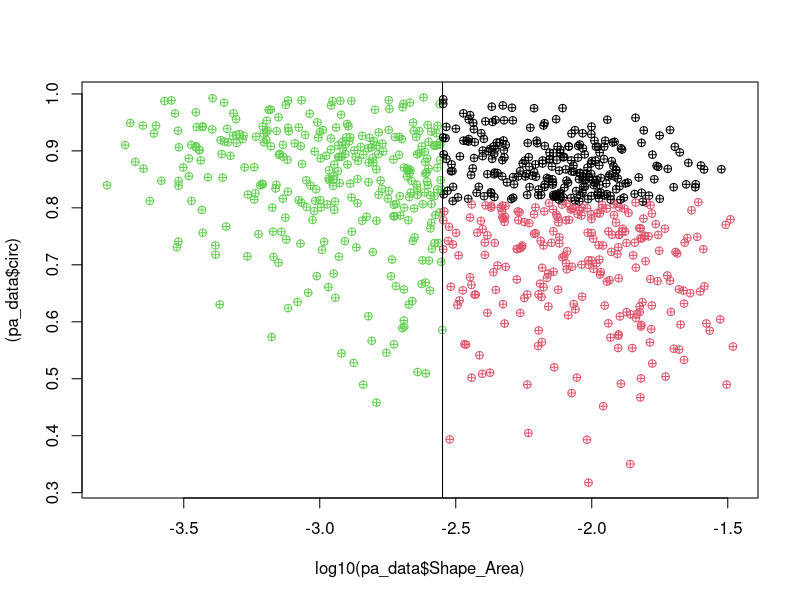
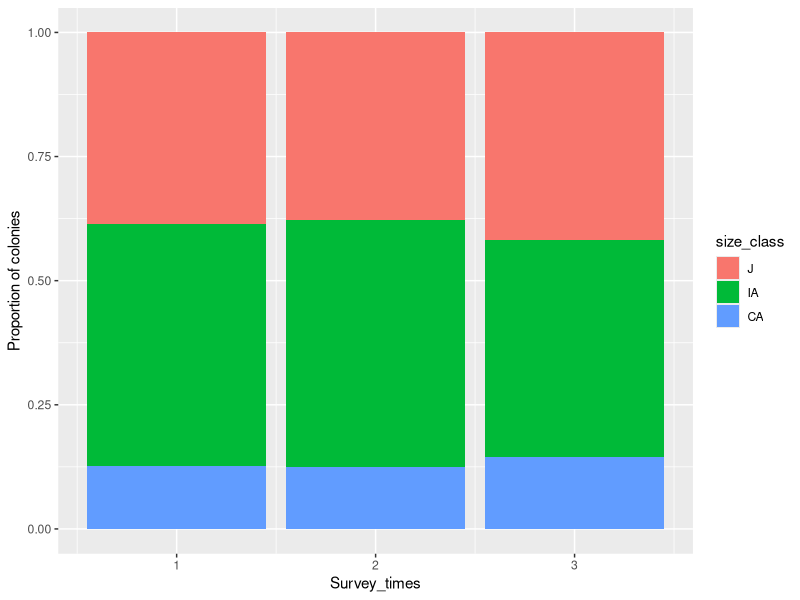
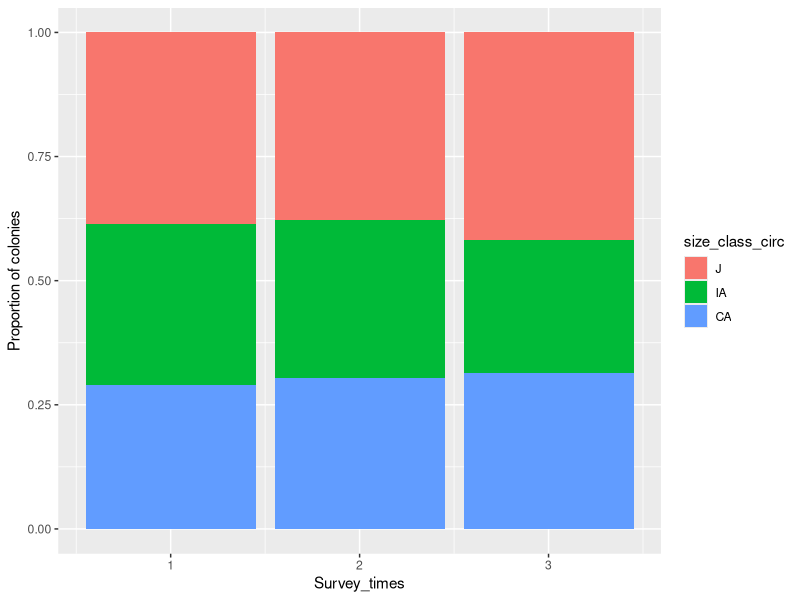
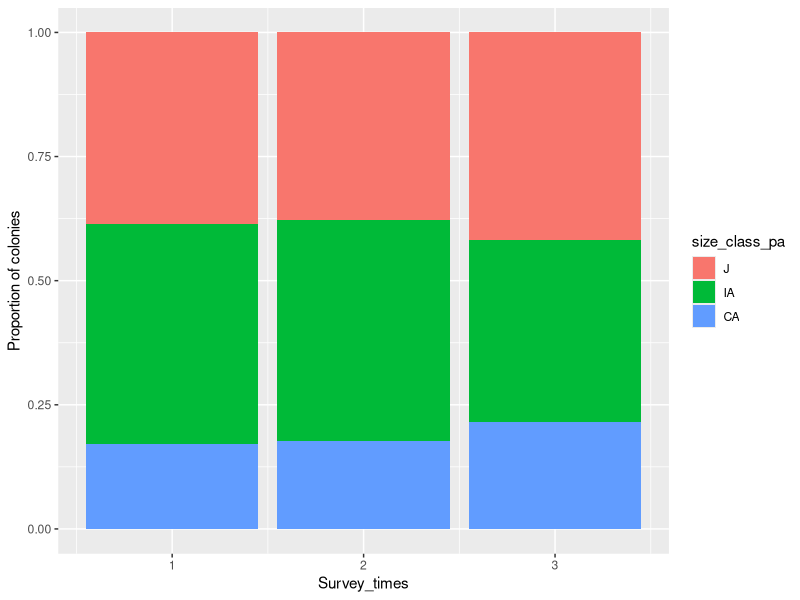
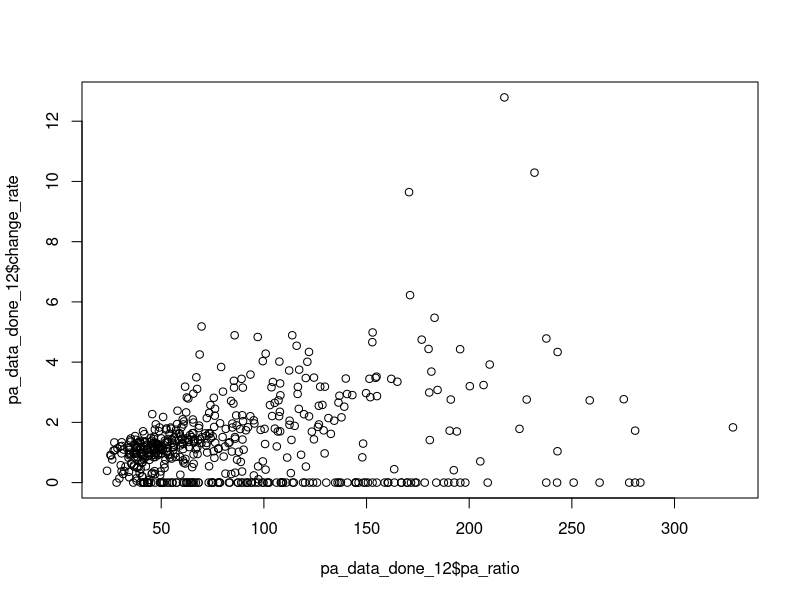
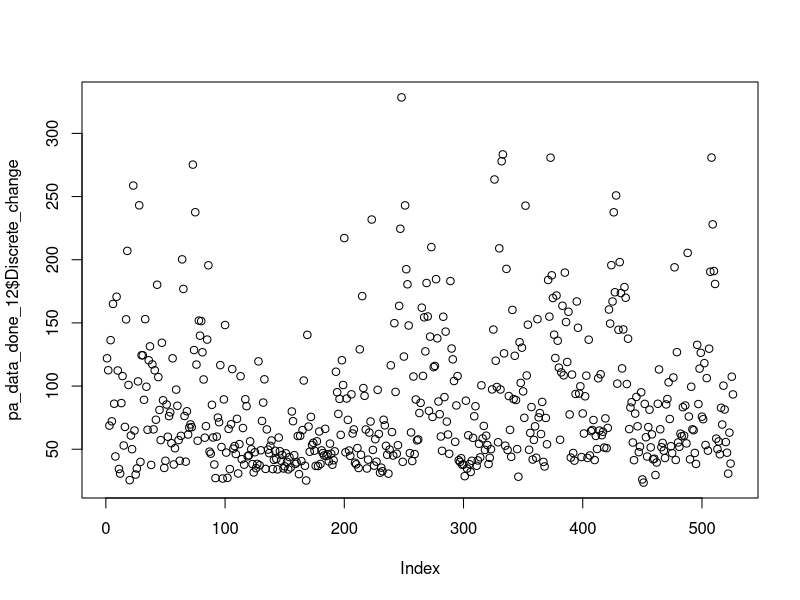
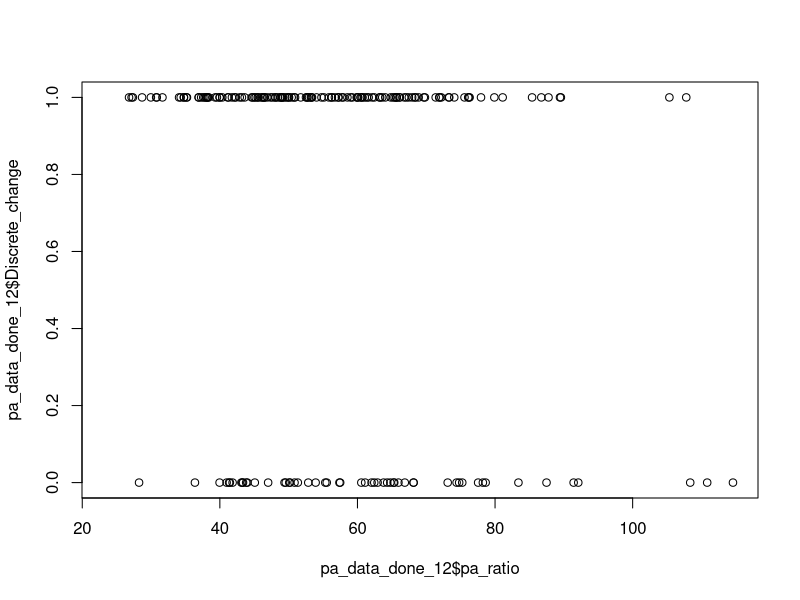
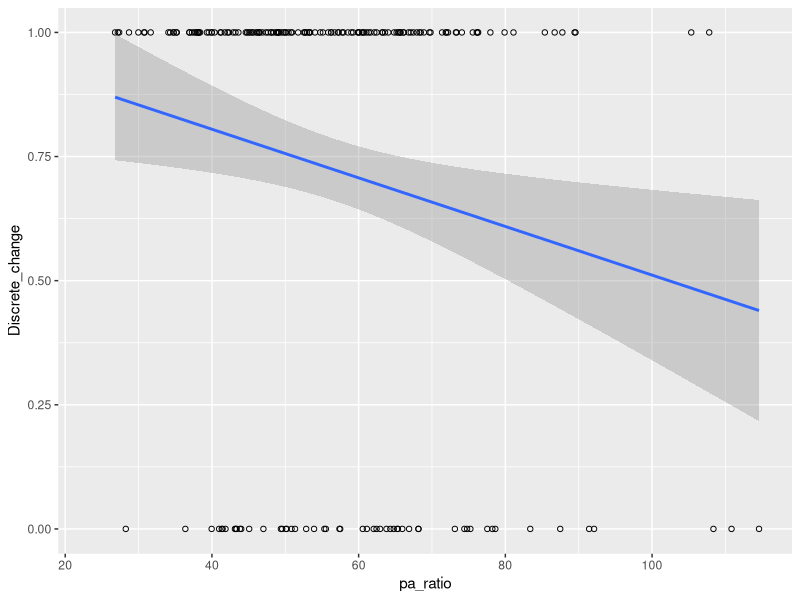

The R source for these figures, in order: (Note: this script raises an error after producing the figures.)
## ---- chunk 1
knitr::opts_chunk$set(echo = TRUE)
## ---- chunk 2
####LIBRARIES####
library(tidyverse)
library(readr)
## ---- chunk 3
####DATA####
pa_data <- read_csv("OL_PA_all.csv")

####CLASS CHECK####
pa_data$Shape_Length <- as.numeric(pa_data$Shape_Length)
pa_data$Shape_Area <- as.numeric(pa_data$Shape_Area)
pa_data$Survey_times <- as.numeric(pa_data$Survey_times)
pa_data$Plot_ID <- as.factor(pa_data$Plot_ID)
#pa_data$Source <- as.factor(pa_data$Source)
pa_data$Fate <- as.factor(pa_data$Fate)
pa_data$Recruit[is.na(pa_data$Recruit)] <- "N" #fill the data with NO recruit
pa_data$Recruit <- as.factor(pa_data$Recruit)
summary(pa_data)
#head(pa_data)

####Classify juvenile and adult####
pa_data$size_class[pa_data$Shape_Area<=0.002827433 ] <- 'J' #size smaller than 6 cm is juvenile
pa_data$size_class[pa_data$Shape_Area > 0.002827433] <- 'A'
pa_data$size_class <- as.factor(pa_data$size_class)

####Calculate pa_ratio####
pa_data$pa_ratio <- pa_data$Shape_Length / pa_data$Shape_Area
####Classify irregular and compact adult####
levels(pa_data$size_class) <- c(levels(pa_data$size_class), "IA", "CA")
pa_data$size_class[pa_data$pa_ratio<40 & pa_data$size_class=='A'] <- 'CA'
pa_data$size_class[pa_data$pa_ratio>=40 & pa_data$size_class=='A'] <- 'IA'

####Classify medium and large adult####
pa_data$pure_size[pa_data$Shape_Area<=0.002827433 ] <- 'S' #size smaller than 6 cm is juvenile
pa_data$pure_size[pa_data$Shape_Area>0.002827433 & pa_data$Shape_Area<= 0.06*0.06*pi] <- 'M'
pa_data$pure_size[pa_data$Shape_Area> 0.06*0.06*pi] <- 'L'
pa_data$pure_size <- as.factor(pa_data$pure_size)
pa_data$pure_size <- factor(pa_data$pure_size, levels = c("S","M","L"))

summary(pa_data)

## ---- chunk 4
# find the half total area of adult
half_adult_sum <- sum(pa_data$Shape_Area[pa_data$size_class != "J"]) / 2
adult_area <- 0
cutoff_pa_ratio <- NA
for (i in 1:length(sort(unique(pa_data$pa_ratio)))){
  if(adult_area < half_adult_sum){
    adult_area <- adult_area + pa_data$Shape_Area[pa_data$pa_ratio == sort(unique(pa_data$pa_ratio))[i]]
  }else{
    cutoff_pa_ratio <- sort(unique(pa_data$pa_ratio))[i-1] #make CA slightly smaller
    break
  }
}

cutoff_pa_ratio

quantile(pa_data$pa_ratio[pa_data$size_class != "J"])


##Define PA ratio cutoff by Median P/A ratio
#cutoff_pa <- median(pa_data$pa_ratio[pa_data$size_class != "J"])


# Classify PA ratio by cutoff value

pa_data$size_class_pa <- NA
pa_data$size_class_pa[pa_data$Shape_Area <= 0.002827433] <- "J"
pa_data$size_class_pa[pa_data$Shape_Area > 0.002827433 & pa_data$pa_ratio >= cutoff_pa_ratio] <- "IA"
pa_data$size_class_pa[pa_data$Shape_Area > 0.002827433 & pa_data$pa_ratio < cutoff_pa_ratio] <- "CA"
pa_data$size_class_pa <- as.factor(pa_data$size_class_pa)
pa_data$size_class_pa <- factor(pa_data$size_class_pa, levels = c("J","IA","CA"))





##Circularity

pa_data$Circle_Length <- sqrt(pa_data$Shape_Area / pi) * 2 * pi
pa_data$circ <- pa_data$Circle_Length / pa_data$Shape_Length

pa_data$size_class_circ <- NA
pa_data$size_class_circ[pa_data$Shape_Area <= 0.002827433] <- "J"

cutoff <- median(pa_data$circ[pa_data$size_class != "J"])
pa_data$size_class_circ[pa_data$Shape_Area > 0.002827433 & pa_data$circ >= cutoff] <- "CA"
pa_data$size_class_circ[pa_data$Shape_Area > 0.002827433 & pa_data$circ < cutoff] <- "IA"

####Plot pa_ratio with size base on morphological stages####
#data_p1 = filter(pa_data, Survey_times == 3)

plot(log10(pa_data$Shape_Area), (pa_data$circ),
     pch = 10,
     col = factor(pa_data$size_class_circ))
abline(v=log10(pi*0.03^2))#check the standard of adult
abline(h=log10(40)) #check the standard of compact adult

# Calculate number of J, IA, CA 
count_J <- sum(grepl("J", pa_data$size_class))
count_IA <- sum(grepl("IA", pa_data$size_class))
count_CA <- sum(grepl("CA", pa_data$size_class))
pa_data$size_class <- factor(pa_data$size_class, levels = c("J","IA","CA"))

# Calculate number of J, IA, CA 
count_J_c <- sum(grepl("J", pa_data$size_class_circ))
count_IA_c <- sum(grepl("IA", pa_data$size_class_circ))
count_CA_c <- sum(grepl("CA", pa_data$size_class_circ))

pa_data$size_class_circ <- as.factor(pa_data$size_class_circ)
pa_data$size_class_circ <- factor(pa_data$size_class_circ, levels = c("J","IA","CA"))

##check total area
sum(pa_data$Shape_Area[pa_data$size_class_pa=="IA"])
sum(pa_data$Shape_Area[pa_data$size_class_pa=="CA"])

#GLM logestic regression , binomial, Fate 0 1
## ---- chunk 5
p1 = ggplot(data = pa_data, aes(x = Survey_times, fill = size_class,na.rm = TRUE)) + 
  geom_bar(position = "fill") +
  xlab("Survey_times") + 
  ylab("Proportion of colonies") 
p1

p1_c = ggplot(data = pa_data, aes(x = Survey_times, fill = size_class_circ,na.rm = TRUE)) + 
  geom_bar(position = "fill") +
  xlab("Survey_times") + 
  ylab("Proportion of colonies") 
p1_c

p1_pa = ggplot(data = pa_data, aes(x = Survey_times, fill = size_class_pa,na.rm = TRUE)) + 
  geom_bar(position = "fill") +
  xlab("Survey_times") + 
  ylab("Proportion of colonies") 
p1_pa

## ---- chunk 6
####Add Fate (G,S) and their sa_change####
pa_data_GS <- data.frame()
# Subset the data.frame to only include observations from the two dates of interest
for (plot_id in c("M1", "M2", "TY3")) { # loop in sites
  #print(plot_id)
  for (t in 1:2) { # loop in survey times
    #print(paste0("t=",t))
    pa_data_subset <- pa_data[pa_data$Plot_ID == plot_id,]
    pa_data_subset <- pa_data_subset[pa_data_subset$Survey_times == t | pa_data_subset$Survey_times == t+1, ]
    pa_data_subset <- pa_data_subset[!(pa_data_subset$Fate %in% c("D","Fu","Fi") & pa_data_subset$Survey_times == t), ]
    pa_data_subset <- pa_data_subset[!(pa_data_subset$Recruit == "Y"& pa_data_subset$Survey_times == t+1),] #don't calculate new colonies
    pa_data_subset <- pa_data_subset[!(!is.na(pa_data_subset$Source) & pa_data_subset$Survey_times == t+1),]
    
    # Create a new data.frame to store the area change for each coral colony
    area_change_df <- data.frame(ID = unique(pa_data_subset$ID), sa_change = NA)
    
    # Loop through each ID and calculate the area change between the two dates
    for (i in 1:length(unique(pa_data_subset$ID))) {
      #print(paste0("i=",i))
      current_id <- unique(pa_data_subset$ID)[i]
      current_area <- pa_data_subset[pa_data_subset$ID == current_id & pa_data_subset$Survey_times == t, "Shape_Area"]
      future_area <- pa_data_subset[pa_data_subset$ID == current_id & pa_data_subset$Survey_times == t+1, "Shape_Area"]
      # Check if current_area and future_area are not NA
      if (nrow(current_area) > 0 & nrow(future_area) > 0) {
        area_change <- future_area - current_area
        area_change_df[i, "sa_change"] <- area_change
      }
    }
    pa_data_subset <- pa_data_subset[pa_data_subset$Survey_times == t,] #only left t to merge
    # Merge the area change data.frame back into the original data.frame using the ID variable
    pa_data_subset$sa_change <- area_change_df$sa_change[match(pa_data_subset$ID, area_change_df$ID)]
    pa_data_GS <- rbind(pa_data_GS, pa_data_subset)
    }
}

#Calculate for growth and shrink
pa_data_GS$Fate <- ifelse(pa_data_GS$sa_change >= 0, "G", "S")
## ---- chunk 7
###Add sa_change of D ####
pa_data_D <- data.frame()

# Calculate sa_change
for (plot_id in c("M1", "M2", "TY3")) {
  for (t in 1:2) {
    # Subset the data.frame to only include D and N colonies
    pa_data_subset <- pa_data[pa_data$Plot_ID == plot_id,]
    pa_data_subset <- pa_data_subset[pa_data_subset$Survey_times == t, ]
    pa_data_subset <- pa_data_subset[pa_data_subset$Fate == "D", ]
    pa_data_subset <- pa_data_subset[complete.cases(pa_data_subset$ID), ] # clean NA rows
    
    # Create a new data.frame to store the area change for each coral colony
    area_change_df <- data.frame(ID = unique(pa_data_subset$ID), sa_change = NA)

    # Loop through each ID and calculate the area change between the two dates
    for (i in 1:length(unique(pa_data_subset$ID))) {
      #print(paste0("i=",i))
      current_id <- unique(pa_data_subset$ID)[i]
      # Calculate D 
        area_change <- 0 - pa_data_subset$Shape_Area[i] # calculate Dead sa_change
        area_change_df[i, "sa_change"] <- area_change
    }
    pa_data_subset$sa_change <- area_change_df$sa_change[match(pa_data_subset$ID, area_change_df$ID)]
    pa_data_D <- rbind(pa_data_D, pa_data_subset) #Bind subset into DN dataframe
}
}

## ---- chunk 8
###Add sa_change of Fi####
pa_data_Fi <- data.frame()

for (plot_id in c("M1", "M2", "TY3")) {
  for (t in 1:2) {
# Subset the data.frame to only include Fi colonies
    pa_data_subset <- pa_data[pa_data$Plot_ID == plot_id,]
    pa_data_subset <- pa_data_subset[pa_data_subset$Survey_times == t | pa_data_subset$Survey_times == t+1, ]
    pa_data_subset <- pa_data_subset[(pa_data_subset$Fate == "Fi" & pa_data_subset$Survey_times == t) | (!is.na(pa_data_subset$Source) & pa_data_subset$Survey_times == t+1), ]
    pa_data_subset <- pa_data_subset[complete.cases(pa_data_subset$ID), ] # clean NA rows

    pa_data_subset_1 <- pa_data_subset[pa_data_subset$Survey_times == t,] # time one data
    pa_data_subset_2 <- pa_data_subset[pa_data_subset$Survey_times == t+1,] # time two data
    
    if (nrow(pa_data_subset_1) != 0){  # check there are fi colonies or not
    # Get the ID of fission colonies
      area_change_df <- data.frame(ID = unique(pa_data_subset_1$ID), sa_change = NA)
    # Loop through Fi colonies dataframe
    for (j in 1:length(unique(pa_data_subset_1$ID))) {
      current_id_1 <- unique(pa_data_subset_1$ID)[j]
    # Loop through each ID and calculate total Fi from t+1
    Fi_total <- 0
      for (i in 1:length(unique(pa_data_subset_2$ID))) {
      #print(paste0("i=",i))
      current_id <- unique(pa_data_subset_2$ID)[i]
      # Calculate Fi
      if (pa_data_subset_2$Source[i] == current_id_1) {
      Fi_total <- Fi_total + pa_data_subset_2$Shape_Area[i] # calculate total Fi area from single colony
      }
    }
      area_change <- Fi_total - pa_data_subset_1$Shape_Area[j]
      area_change_df[j, "sa_change"] <- area_change
    }
    pa_data_subset_1$sa_change <- area_change_df$sa_change[match(pa_data_subset_1$ID, area_change_df$ID)]
    pa_data_Fi <- rbind(pa_data_Fi, pa_data_subset_1) #Bind subset into Fi dataframe
    }
  }
  }
    
## ---- chunk 9
###Add sa_change of Fu####
pa_data_Fu <- data.frame()

for (plot_id in c("M1", "M2", "TY3")) {
  for (t in 1:2) {
# Subset the data.frame to only include Fu colonies
    pa_data_subset <- pa_data[pa_data$Plot_ID == plot_id,]
    pa_data_subset <- pa_data_subset[pa_data_subset$Survey_times == t | pa_data_subset$Survey_times == t+1, ]
    pa_data_subset <- pa_data_subset[(pa_data_subset$Fate == "Fu" & pa_data_subset$Survey_times == t) | (!is.na(pa_data_subset$Source) & pa_data_subset$Survey_times == t+1), ]
    pa_data_subset <- pa_data_subset[complete.cases(pa_data_subset$ID), ] # clean NA rows

    pa_data_subset_1 <- pa_data_subset[pa_data_subset$Survey_times == t,] # time one data
    pa_data_subset_1$ID <- as.numeric(pa_data_subset_1$ID)
    pa_data_subset_2 <- pa_data_subset[pa_data_subset$Survey_times == t+1,] # time two data
    pa_data_subset_2$Source <- as.character(pa_data_subset_2$Source)
    pa_data_subset_2 <- pa_data_subset_2[grepl("\\+", pa_data_subset_2$Source) == TRUE,] # remove Fi
    
    ##Calculate total source area from subset2 first##
    if (nrow(pa_data_subset_2) != 0){  # check there are fu colonies or not
    # Get the ID of Fusion colonies
      Source_total <- data.frame(ID = unique(pa_data_subset_2$ID), Source_total = NA)
    # Loop through Time2 colonies dataframe
    for (j in 1:length(unique(pa_data_subset_2$ID))) {
    # break source into separate IDs
      Fu_list <- strsplit(as.character(pa_data_subset_2$Source)[j], "\\+")[[1]] # separate numbers
      Fu_list <- as.numeric(Fu_list)
   # Loop through each ID and calculate total Fi from t+1
    Fu_total <- 0
      for (i in 1:length(unique(pa_data_subset_1$ID))) {
      #print(paste0("i=",i))
        if ((pa_data_subset_1$ID)[i] %in% Fu_list){ #check the Fu ID match or not
          Fu_total <- Fu_total + pa_data_subset_1$Shape_Area[i] # calculate total Fu area 
        } 
    }
      Source_total[j, "Source_total"] <- Fu_total
    }
      pa_data_subset_2$Source_total <- Source_total$Source_total[match(pa_data_subset_2$ID, Source_total$ID)]
    }
    
    ##Calculate sa_change in subset1##
    if (nrow(pa_data_subset_1) != 0){  # check there are fi colonies or not
    # Get the ID of fission colonies
      area_change_df <- data.frame(ID = unique(pa_data_subset_1$ID), sa_change = NA)
    # Loop through Fu colonies dataframe
    for (j in 1:length(unique(pa_data_subset_1$ID))) {
      current_id <- unique(pa_data_subset_1$ID)[j]
    # Loop through each ID in T2 data and find total Fu area
      for (i in 1:length(unique(pa_data_subset_2$ID))) {
      #print(paste0("i=",i))
      # break source into separate IDs
      Fu_list <- strsplit(as.character(pa_data_subset_2$Source)[i], "\\+")[[1]] # separate numbers
      Fu_list <- as.numeric(Fu_list)
      # Calculate Fu area change
      if (current_id %in% Fu_list) {
        proportion <- (pa_data_subset_1$Shape_Area[j] / pa_data_subset_2$Source_total[i])
        area_change <- pa_data_subset_2$Shape_Area[i]*proportion - pa_data_subset_1$Shape_Area[j]
      }
    }
      area_change_df[j, "sa_change"] <- area_change
    }
    pa_data_subset_1$sa_change <- area_change_df$sa_change[match(pa_data_subset_1$ID, area_change_df$ID)]
    pa_data_Fu <- rbind(pa_data_Fu, pa_data_subset_1) #Bind subset into Fu dataframe
    }
  }
}

####Combine all of cleaned data####
pa_data_done <- rbind(pa_data_GS,pa_data_D,pa_data_Fi,pa_data_Fu)
#pa_data_12 <- filter(pa_data, Survey_times == 1 | Survey_times == 2)


#### Calculate changing rate
pa_data_done$change_rate <- (pa_data_done$Shape_Area+pa_data_done$sa_change) / pa_data_done$Shape_Area

# # Calculate adjusted changing rate
# pa_data_done$change_rate_ad <- (pa_data_done$Shape_Area+pa_data_done$sa_change_ad) / pa_data_done$Shape_Area

# Bind time 3 data
pa_data_done <- bind_rows(list(pa_data_done,pa_data[pa_data$Survey_times == 3,]))

## ---- chunk 10
####Plot pa_ratio and changing rate D=0 G>1####


#Filter date 
pa_data_done_12 = filter(pa_data_done, Survey_times == 1 | Survey_times == 2)

# plot pa_ratio and change rate in continuous
plot(pa_data_done_12$pa_ratio, pa_data_done_12$change_rate)


# plot pa_ratio and change rate in discrete (G=1, D=0)
pa_data_done$Discrete_change <- ifelse(pa_data_done$Fate == "D", 0, ifelse(pa_data_done$Fate == "G", 1, NA))
plot(pa_data_done_12$pa_ratio,pa_data_done_12$Discrete_change)
pa_data_done_12 = filter(pa_data_done, (Survey_times == 1 | Survey_times == 2) & size_class != "J") # remove Juvenile which have both high D and G
plot(pa_data_done_12$pa_ratio,pa_data_done_12$Discrete_change)

###plot a fit curve: pa_ratio vs change
# remove juvenile due to its both high G and D
pa_data_done_12 = filter(pa_data_done_12, size_class != "J")
p <- ggplot(data = pa_data_done_12, aes(pa_ratio,Discrete_change))+
  geom_point(shape=21)+
  geom_smooth(method="lm")
p



mod <- glm(Discrete_change ~ pa_ratio, family=binomial, data=pa_data_done_12)
summary(mod)

# Add a fit curve
fit <- lm(Discrete_change ~ poly(pa_ratio,1,raw=TRUE), data = pa_data_done_12)
cf <- coef(fit)
slope <- cf[2]
x_axis <- pa_data_done_12$pa_ratio
#plot(pa_data_done_12$pa_ratio, pa_data_done_12$Discrete_change)
#lines(x_axis, predict(fit, newdata = data.frame(pa_ratio = x_axis)))

## ---- chunk 11
###plot a fit curve: size vs change
pa_data_done_12 = filter(pa_data_done_12, size_class != "J")
p <- ggplot(data = pa_data_done_12, aes(Shape_Area,Discrete_change))+
  geom_point(shape=21)+
  geom_smooth(method="lm")
p

## ---- chunk 12
p2 = ggplot(filter(pa_data_done, Survey_times == 1 | Survey_times == 2), aes(x = size_class, fill = Fate,na.rm = TRUE)) + 
  geom_bar(position = "fill") +
  xlab("size_class") + 
  ylab("Proportion of Fates")+
  geom_text(
    aes(label=signif(..count.. / tapply(..count.., ..x.., sum)[as.character(..x..)], digits=3)),
    stat="count",
    position=position_fill(vjust=0.5))
p2

p2_c = ggplot(filter(pa_data_done, Survey_times == 1 | Survey_times == 2), aes(x = size_class_circ, fill = Fate,na.rm = TRUE)) + 
  geom_bar(position = "fill") +
  xlab("size_class_circ") + 
  ylab("Proportion of Fates")+
  geom_text(
    aes(label=signif(..count.. / tapply(..count.., ..x.., sum)[as.character(..x..)], digits=3)),
    stat="count",
    position=position_fill(vjust=0.5))
p2_c

p2_pa = ggplot(filter(pa_data_done, Survey_times == 1 | Survey_times == 2), aes(x = size_class_pa, fill = Fate,na.rm = TRUE)) + 
  geom_bar(position = "fill") +
  xlab("size_class_pa") + 
  ylab("Proportion of Fates")+
  geom_text(
    aes(label=signif(..count.. / tapply(..count.., ..x.., sum)[as.character(..x..)], digits=3)),
    stat="count",
    position=position_fill(vjust=0.5))
p2_pa

## ---- chunk 13
### Calculate dynamics between three stages ###

dynamics_df <- data.frame()

## Find out how many J become IA and CA
for (plot_id in c("M1", "M2", "TY3")) {
  for (t in 1:2) {
#Filter date 
pa_data_subset <- pa_data_done[pa_data_done$Plot_ID == plot_id,]
pa_data_done_1 <- filter(pa_data_subset, Survey_times == t)
pa_data_done_2 <- filter(pa_data_subset, Survey_times == t+1)

# create a dataframe store morphological dynamic (ex. J Fu to CA = JFuCA)
morpho_dynamic <- data.frame(ID = unique(pa_data_done_1$ID),dynamic = NA, stage = NA, change_ratio = NA)

for (j in 1:length(unique(pa_data_done_1$ID))) {
      current_id <- unique(pa_data_done_1$ID)[j]
    # Loop through each ID in T2 data and find corresponding size class 
      for (i in 1:length(unique(pa_data_done_2$ID))) {
          # Combine the size class in different times and the caused fate
          if (pa_data_done_1$Fate[j] == "S" | pa_data_done_1$Fate[j] == "G"){
            if (current_id == pa_data_done_2$ID[i]){ # check the ID is match
              morpho_dynamic$stage[j] <- as.character(pa_data_done_1$size_class_pa[j])
              morpho_dynamic$dynamic[j] <- paste0(pa_data_done_1$Fate[j],pa_data_done_2$size_class_pa[i])
              morpho_dynamic$dynamic_p[j] <- paste0(pa_data_done_1$Fate[j],pa_data_done_2$pure_size[i])
              morpho_dynamic$change_ratio[j] <- pa_data_done_1$change_rate[j]
              morpho_dynamic$area[j] <- pa_data_done_1$Shape_Area[j]
              morpho_dynamic$sa_change[j] <- pa_data_done_1$sa_change[j]
              #morpho_dynamic$change_rate_ad[j] <- pa_data_done_1$change_rate_ad[j]
            } 
          } else if (pa_data_done_1$Fate[j] == "Fu"){
      # break source into separate IDs
      Fu_list <- strsplit(as.character(pa_data_done_2$Source)[i], "\\+")[[1]] 
      Fu_list <- as.numeric(Fu_list)
            if (current_id %in% Fu_list){
              morpho_dynamic$stage[j] <- as.character(pa_data_done_1$size_class_pa[j])
              morpho_dynamic$dynamic[j] <- paste0(pa_data_done_1$Fate[j],pa_data_done_2$size_class_pa[i])
              morpho_dynamic$dynamic_p[j] <- paste0(pa_data_done_1$Fate[j],pa_data_done_2$pure_size[i])
              morpho_dynamic$change_ratio[j] <- pa_data_done_1$change_rate[j]
              morpho_dynamic$area[j] <- pa_data_done_1$Shape_Area[j]
              morpho_dynamic$sa_change[j] <- pa_data_done_1$sa_change[j]
              #morpho_dynamic$change_rate_ad[j] <- pa_data_done_1$change_rate_ad[j]
            }
          } else if (pa_data_done_1$Fate[j] == "Fi") { ###CHeck
            current_id <- as.character(current_id)
          if (current_id == pa_data_done_2$Source[i] & !is.na(pa_data_done_2$Source[i])){ # check the ID is match
            morpho_dynamic$stage[j] <- as.character(pa_data_done_1$size_class_pa[j])
              morpho_dynamic$dynamic[j] <- paste0(pa_data_done_1$Fate[j],pa_data_done_2$size_class_pa[i])
              morpho_dynamic$dynamic_p[j] <- paste0(pa_data_done_1$Fate[j],pa_data_done_2$pure_size[i])
              indices <- which(pa_data_done_2$Source %in% pa_data_done_1$ID[j])
              Fi_total <- sum(pa_data_done_2$Shape_Area[indices])
              morpho_dynamic$change_ratio[j] <- pa_data_done_1$change_rate[j]
              morpho_dynamic$area[j] <- pa_data_done_1$Shape_Area[j]
              morpho_dynamic$sa_change[j] <- pa_data_done_1$sa_change[j]
              #morpho_dynamic$change_rate_ad[j] <- pa_data_done_1$change_rate_ad[j]
            }
          } else if (pa_data_done_1$Fate[j] == "D") {
            morpho_dynamic$stage[j] <- as.character(pa_data_done_1$size_class_pa[j])
          morpho_dynamic$dynamic[j] <- "D"
          morpho_dynamic$dynamic_p[j] <- "D"
          morpho_dynamic$change_ratio[j] <- pa_data_done_1$change_rate[j]
          morpho_dynamic$area[j] <- pa_data_done_1$Shape_Area[j]
          morpho_dynamic$sa_change[j] <- pa_data_done_1$sa_change[j]
          #morpho_dynamic$change_rate_ad[j] <- pa_data_done_1$change_rate_ad[j]
        }
    }
    }
morpho_dynamic$Survey_times <- t
morpho_dynamic$Site <- plot_id
morpho_dynamic$pure_size <- pa_data_done_1$pure_size #add pure_size
dynamics_df <- rbind(dynamics_df, morpho_dynamic)
  }
}

## ---- chunk 14
dynamics_df_1 <- filter(dynamics_df)
### Plot proportion of morphological dynamics
p2 = ggplot(data = subset(dynamics_df_1, !is.na(dynamic)), aes(x = factor(stage,levels = c("J","IA","CA")), fill = dynamic, na.rm = TRUE)) + 
  geom_bar(position = "fill") +
  geom_text(
    aes(label=signif(..count.. / tapply(..count.., ..x.., sum)[as.character(..x..)], digits=3)),
    stat="count",
    position=position_fill(vjust=0.5))+
  xlab("Stage") + 
  ylab("Proportion of colonies") 
p2



## ---- chunk 15
#standerdize ratio by survey time

dynamics_df$ratio_ad <-  ifelse(dynamics_df$Survey_time == 1 & dynamics_df$Site == "M1",
                                    dynamics_df$change_ratio * 12/17,
                                    ifelse(
                                    dynamics_df$Survey_time == 2 & dynamics_df$Site == "M1",
                                    dynamics_df$change_ratio * 12/9,
                                    ifelse(
                                    dynamics_df$Survey_time == 1 & dynamics_df$Site == "M2",
                                    dynamics_df$change_ratio * 12/15,
                                    ifelse(
                                    dynamics_df$Survey_time == 2 & dynamics_df$Site == "M2",
                                    dynamics_df$change_ratio * 12/11,
                                    ifelse(
                                    dynamics_df$Survey_time == 1 & dynamics_df$Site == "TY3",
                                    dynamics_df$change_ratio * 12/18,
                                    ifelse(
                                    dynamics_df$Survey_time == 2 & dynamics_df$Site == "TY3",
                                    dynamics_df$change_ratio * 12/8,
                                    dynamics_df$change_ratio
                                    )
                                    )
                                    )
                                    )
                                    )
)


### Calculate mean change ratio in each stage
dynamics_df_J <- filter(dynamics_df, stage == "J" )#& Survey_times == 2)
dynamics_df_IA <- filter(dynamics_df, stage == "IA") #& Survey_times == 2 )
dynamics_df_CA <- filter(dynamics_df, stage == "CA")  #& Survey_times == 2)

change_ratio_J <- dynamics_df_J %>%
  group_by(dynamic) %>%
  summarize(mean_x = mean(ratio_ad), count = n())

change_ratio_IA <- dynamics_df_IA %>%
  group_by(dynamic) %>%
  summarize(mean_x = mean(ratio_ad), count = n())

change_ratio_CA <- dynamics_df_CA %>%
  group_by(dynamic) %>%
  summarize(mean_x = mean(ratio_ad), count = n())

# 
# #filter(Change_ratio_df,dynamic == "FuIA" & dynamic == "J") #WTF it is not working?????
# a <- change_ratio_df[change_ratio_df$dynamic=="GJ" &!is.na(change_ratio_df$dynamic),]
# a
# mean(a$ratio)
## ---- chunk 16
### calculate change ratio of area between each stage
dynamics_df_J <- filter(dynamics_df, stage == "J" )#& Survey_times == 2) #& Survey_times == t
dynamics_df_IA <- filter(dynamics_df, stage == "IA")# & Survey_times == 2)
dynamics_df_CA <- filter(dynamics_df, stage == "CA")# & Survey_times == 2)

# calculate for J
total_area_J <- sum(dynamics_df_J$area)
dynamic_J <- dynamics_df_J %>% 
  group_by(dynamic) %>% 
  summarize(sum_area = sum(area), N=n())
dynamic_J$sum_ratio <- dynamic_J$sum_area / total_area_J


# calculate for IA
total_area_IA <- sum(dynamics_df_IA$area)
dynamic_IA <- dynamics_df_IA %>% 
  group_by(dynamic) %>% 
  summarize(sum_area = sum(area), N=n())
dynamic_IA$sum_ratio <- dynamic_IA$sum_area / total_area_IA

# calculate for CA
total_area_CA <- sum(dynamics_df_CA$area)
dynamic_CA <- dynamics_df_CA %>% 
  group_by(dynamic) %>% 
  summarize(sum_area = sum(area), N=n())
 dynamic_CA$sum_ratio <- dynamic_CA$sum_area / total_area_CA


## calculate for recruitment
recruit_t1 <- filter(pa_data_done, Recruit == "Y" & Survey_times == 2)
IA_t1 <- filter(pa_data_done, size_class_pa == "IA" & Survey_times == 1)
CA_t1 <- filter(pa_data_done, size_class_pa == "CA" & Survey_times == 1)
recruit_t2 <- filter(pa_data_done, Recruit == "Y" & Survey_times == 3)
IA_t2 <- filter(pa_data_done, size_class_pa == "IA" & Survey_times == 2)
CA_t2 <- filter(pa_data_done, size_class_pa == "CA" & Survey_times == 2)

sum_r_t1 <- sum(recruit_t1$Shape_Area)
sum_IA_t1 <- sum(IA_t1$Shape_Area)
sum_CA_t1 <- sum(CA_t1$Shape_Area)

sum_r_t2 <- sum(recruit_t2$Shape_Area)
sum_IA_t2 <- sum(IA_t2$Shape_Area)
sum_CA_t2 <- sum(CA_t2$Shape_Area)

# assume 1/2 recruit from IA and 1/2 from CA

R_IA_t1 <- (1/2*sum_r_t1) / sum_IA_t1
R_CA_t1 <- (1/2*sum_r_t1) / sum_CA_t1

R_IA_t2 <- (1/2*sum_r_t2) / sum_IA_t2
R_CA_t2 <- (1/2*sum_r_t2) / sum_CA_t2

# adult recruit contribution
(R_IA_t1 + R_IA_t2) /2
(R_CA_t1 + R_CA_t2) /2
## ---- chunk 17
recruit_t1 <- filter(pa_data_done, Recruit == "Y" & Survey_times == 2)
IA_t1 <- filter(pa_data_done, size_class_pa == "IA" & Survey_times == 1)
CA_t1 <- filter(pa_data_done, size_class_pa == "CA" & Survey_times == 1)
recruit_t2 <- filter(pa_data_done, Recruit == "Y" & Survey_times == 3)
IA_t2 <- filter(pa_data_done, size_class_pa == "IA" & Survey_times == 2)
CA_t2 <- filter(pa_data_done, size_class_pa == "CA" & Survey_times == 2)

sum_r_t1 <- sum(recruit_t1$Shape_Area)
sum_IA_t1 <- sum(IA_t1$Shape_Area)
sum_CA_t1 <- sum(CA_t1$Shape_Area)

sum_r_t2 <- sum(recruit_t2$Shape_Area)
sum_IA_t2 <- sum(IA_t2$Shape_Area)
sum_CA_t2 <- sum(CA_t2$Shape_Area)

# Annual recruitment rate
(sum_r_t1 / (sum_IA_t1 + sum_CA_t1)) * 12/15 # T1 recruit (proportion of adult)
(sum_r_t2 / (sum_IA_t2 + sum_CA_t2)) * 12/9
## ---- chunk 18

# Count the number of occurrences of each category in the size_str column
counts <- table(pa_data_done$size_str)

# Create a data frame with the counts and the category names
df <- as.data.frame(counts)
myorder <-c("0~2", "2~4", "4~6","6~8","8~10","10~12","12~14","14~16","16~18","18~20",">20")
df$Var1 <- reorder(df$Var1, match(df$Var1, myorder))

# Classify the count base on diameter
df$size <- case_when(
  df$Var1 == "0~2" ~ "S",
  df$Var1 == "2~4" ~ "S",
  df$Var1 == "4~6" ~ "S",
  df$Var1 == "6~8" ~ "M",
  df$Var1 == "8~10" ~ "M",
  df$Var1 == "10~12" ~ "M",
  df$Var1 == "12~14" ~ "L",
  df$Var1 == "14~16" ~ "L",
  df$Var1 == "16~18" ~ "L",
  df$Var1 == "18~20" ~ "L",
  df$Var1 == ">20" ~ "L",
  TRUE ~ NA_character_
)

# Create the barplot
ggplot(df, aes(x = Var1, y = Freq,fill = size)) +
  geom_bar(stat = "identity") +
  labs(x = "Size", y = "Count")+
  scale_fill_manual(values = c("S" = "steelblue", "M" = "chartreuse", "L"="coral"))
## ---- chunk 19
ggplot(pa_data_done, aes(x = size_str, y = Freq,fill = size)) 


## ---- chunk 20
# Detect limitation

pa_data_done_1 <- filter(pa_data_done, Survey_times == 1)
pa_data_done_2 <- filter(pa_data_done, Survey_times == 2)
pa_data_done_3 <- filter(pa_data_done, Survey_times == 3)

ggplot(pa_data_done_3, aes(x=Shape_Area)) + geom_histogram(bins = 60)

# Detect limitation
data <- filter(pa_data_done, Survey_times==2)
ggplot(data, aes(x=log10(Shape_Area))) + geom_histogram(aes(y=..density..),bins = 60)+ 
  geom_density()+ ylim(0,1.5)

# Classify the count base on diameter

## ---- chunk 21
###### Size
df_J <- filter(pa_data_done, size_class_pa=="J" )#& Survey_times == 3)
df_IA <- filter(pa_data_done, size_class_pa=="IA")#& Survey_times == 3)
df_CA <- filter(pa_data_done, size_class_pa=="CA")#& Survey_times == 3)

# Count the number of occurrences of each category in the size_str column
counts_J <- table(df_J$size_str)
counts_IA <- table(df_IA$size_str)
counts_CA <- table(df_CA$size_str)

# Create a data frame with the counts and the category names
df_J <- as.data.frame(counts_J)
df_J$size_class_pa <- "J" 
df_IA <- as.data.frame(counts_IA)
df_IA$size_class_pa <- "IA" 
df_CA <- as.data.frame(counts_CA)
df_CA$size_class_pa <- "CA" 
df <- rbind(df_J,df_IA,df_CA)

myorder <-c("0~2", "2~4", "4~6","6~8","8~10","10~12","12~14","14~16","16~18","18~20",">20")
df$Var1 <- reorder(df$Var1, match(df$Var1, myorder))

ggplot(df, aes(fill=size_class_pa, y=Freq, x=Var1))+
  geom_bar(position = "stack", stat = "identity")

